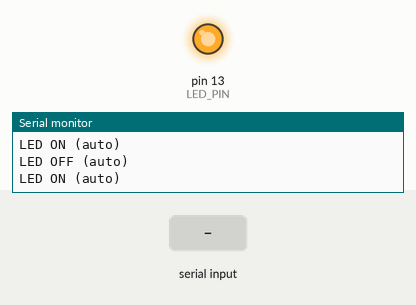
Bench run of a sketch on a simulated Arduino Uno, built with avr-gcc and run on an emulated ATmega328P. On the bench: output pins drawn as LEDs (lit = HIGH), the last lines printed to the serial monitor. Dashed ring = blinking. The inputs (shaded band) are chosen by the test bench.

Above: at 3.7 s.
3.8 s: "0" received over Serial
At 4.5 s:
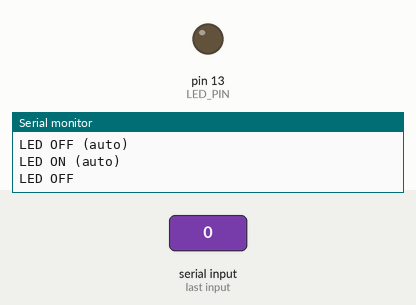
5.3 s: "2" received over Serial
At 8.0 s:
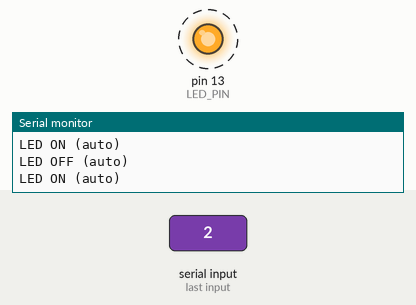
Timing chart, 0 to 14.3 s (numbered marks = the images above; inputs shaded):
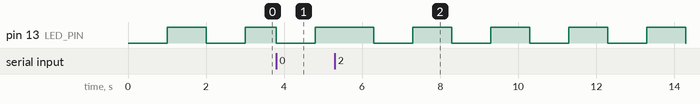

Measured:
- by itself, pin 13 (LED_PIN): alternates HIGH for 1.0 s and LOW for 1.0 s

The sketch:

amb82_control.ino
```cpp
constexpr uint8_t LED_PIN = LED_BUILTIN;
constexpr unsigned long BLINK_INTERVAL_MS = 1000;

bool ledState = false;
unsigned long lastToggle = 0;

void setLed(bool enabled) {
  ledState = enabled;
  digitalWrite(LED_PIN, enabled ? HIGH : LOW);
}

void setup() {
  pinMode(LED_PIN, OUTPUT);
  setLed(false);

  Serial.begin(115200);
  Serial.println("AMB82-MINI ready. Send 1 to turn the LED on, 0 to turn it off.");
}

void loop() {
  if (Serial.available() > 0) {
    const char command = Serial.read();

    if (command == '1') {
      setLed(true);
      Serial.println("LED ON");
    } else if (command == '0') {
      setLed(false);
      Serial.println("LED OFF");
    }

    lastToggle = millis();
  }

  if (millis() - lastToggle >= BLINK_INTERVAL_MS) {
    lastToggle = millis();
    setLed(!ledState);
    Serial.println(ledState ? "LED ON (auto)" : "LED OFF (auto)");
  }
}
```
